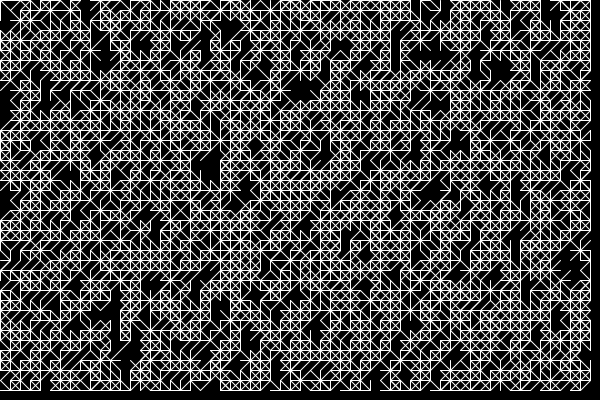
Frame 1 (no input)
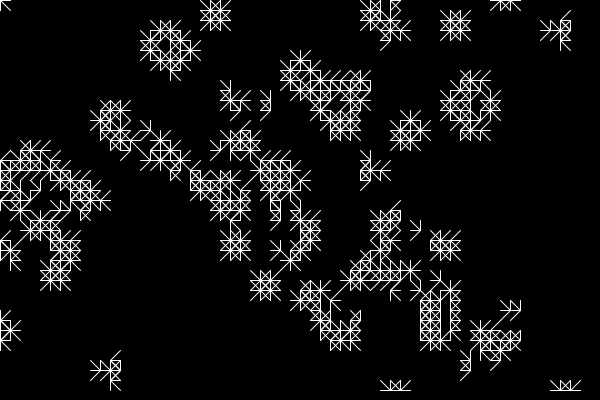
Frame 60 (the mouse pressed at the canvas centre just before this capture)
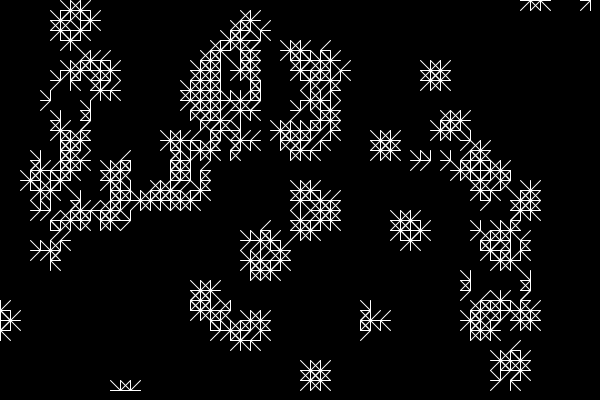
Frame 120 (the mouse held since frame 60 and released just before this capture)

The Processing sketch that drew these frames (run headless with seeded random() and noise(); from frame 60 on, the mouse is pressed at the canvas centre):

// Processing sketch: processing_124446
// ── processing_124446.pde

Cell[][] cells;     
int cellSize = 10;  
int numX, numY;     

void setup() { 
  frameRate(10);
  size(600, 400);
  numX = floor(width / cellSize);
  numY = floor(height / cellSize);
  restart();
} 


void draw() {
  background(0);
            
  for (int x = 0; x < numX; x++) {
    for (int y = 0; y < numY; y++) {
     cells[x][y].calcNextState();
    }
  }             
            
  for (int x = 0; x < numX; x++) {
    for (int y = 0; y < numY; y++) {
     cells[x][y].crystallization();
    }
  }
}

void restart() {
  cells = new Cell[numX][numY];  
  for (int x = 0; x < numX; x++) {
    for (int y = 0; y < numY; y++) {  
      cells[x][y] = new Cell(x, y);     
    }        
  }          

  
  for (int x = 0; x < numX; x++) {
    for (int y = 0; y < numY; y++) {  
      int above = y-1;    
      int below = y+1;    
      int left = x-1;      
      int right = x+1;      
      if (above < 0) above = 0;   
      if (below == numY) below = numY-1;  
      if (left < 0) left = 0;  
      if (right == numX) right = numX-1;  
      
      cells[x][y].addNeighbour(cells[left][above]);  
      cells[x][y].addNeighbour(cells[left][y]);    
      cells[x][y].addNeighbour(cells[left][below]);  
      cells[x][y].addNeighbour(cells[x][below]);  
      cells[x][y].addNeighbour(cells[right][below]);  
      cells[x][y].addNeighbour(cells[right][y]);  
      cells[x][y].addNeighbour(cells[right][above]);  
      cells[x][y].addNeighbour(cells[x][above]);    
    }
  }
}


void mousePressed() {
  restart();
}


class Cell {
  float x, y;
  boolean state;  
  boolean nextState;  
  Cell[] neighbours;
  
  Cell(float _x, float _y) {
    x = _x * cellSize;
    y = _y * cellSize;
    if (random(2) > 1) {  
      nextState = true;
    } else {
      nextState = false; 
    }
    state = nextState;
    neighbours = new Cell[0];
  }
  
  void addNeighbour(Cell cell) {
    neighbours = (Cell[]) append(neighbours, cell); 
  }
  
  void calcNextState() { 
    int liveCount = 0;    
    for (int i=0; i < neighbours.length; i++) {
       if (neighbours[i].state == true) {  
         liveCount++;      
       }        
     }      
    if (state == true) {          
        if ((liveCount == 2) || (liveCount == 3)) {  
          nextState = true;          
        } else {            
          nextState = false;        
        }            
     } else {            
        if (liveCount == 3) {        
          nextState = true;      
        } else {        
          nextState = false;    
        }        
     }       
  }

  
  void crystallization() {
    state = nextState;
    stroke(255);
    for (int i=0; i < neighbours.length; i++) {
      if (neighbours[i].state == true) {  
        line(x, y, neighbours[i].x, neighbours[i].y);
      }        
    }
  }
  
}
